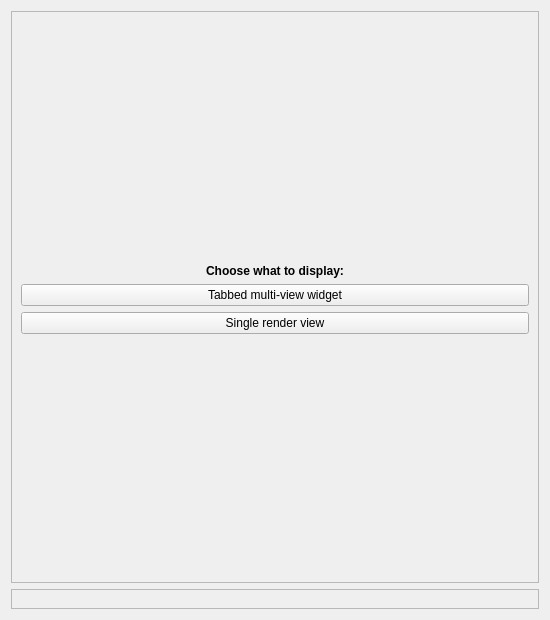
<?xml version="1.0" encoding="UTF-8"?>
<ui version="4.0">
 <class>ViewTab</class>
 <widget class="QWidget" name="ViewTab">
  <property name="geometry">
   <rect>
    <x>0</x>
    <y>0</y>
    <width>550</width>
    <height>620</height>
   </rect>
  </property>
  <property name="windowTitle">
   <string>Form</string>
  </property>
  <layout class="QVBoxLayout" name="verticalLayout_2">
   <item>
    <widget class="QFrame" name="frameButtons">
     <property name="frameShape">
      <enum>QFrame::StyledPanel</enum>
     </property>
     <property name="frameShadow">
      <enum>QFrame::Raised</enum>
     </property>
     <layout class="QVBoxLayout" name="verticalLayout">
      <item>
       <spacer name="verticalSpacer_2">
        <property name="orientation">
         <enum>Qt::Vertical</enum>
        </property>
        <property name="sizeHint" stdset="0">
         <size>
          <width>20</width>
          <height>243</height>
         </size>
        </property>
       </spacer>
      </item>
      <item>
       <widget class="QLabel" name="label">
        <property name="font">
         <font>
          <weight>75</weight>
          <bold>true</bold>
         </font>
        </property>
        <property name="layoutDirection">
         <enum>Qt::LeftToRight</enum>
        </property>
        <property name="text">
         <string>Choose what to display:</string>
        </property>
        <property name="alignment">
         <set>Qt::AlignCenter</set>
        </property>
       </widget>
      </item>
      <item>
       <widget class="QPushButton" name="showTabbedButton">
        <property name="text">
         <string>Tabbed multi-view widget</string>
        </property>
       </widget>
      </item>
      <item>
       <widget class="QPushButton" name="singleViewButton">
        <property name="text">
         <string>Single render view</string>
        </property>
       </widget>
      </item>
      <item>
       <spacer name="verticalSpacer">
        <property name="orientation">
         <enum>Qt::Vertical</enum>
        </property>
        <property name="sizeHint" stdset="0">
         <size>
          <width>20</width>
          <height>40</height>
         </size>
        </property>
       </spacer>
      </item>
     </layout>
    </widget>
   </item>
   <item>
    <widget class="QFrame" name="frameView">
     <property name="frameShape">
      <enum>QFrame::StyledPanel</enum>
     </property>
     <property name="frameShadow">
      <enum>QFrame::Raised</enum>
     </property>
     <layout class="QVBoxLayout" name="verticalLayoutView">
      <item>
       <widget class="QWidget" name="widget" native="true"/>
      </item>
     </layout>
    </widget>
   </item>
  </layout>
 </widget>
 <resources/>
 <connections>
  <connection>
   <sender>singleViewButton</sender>
   <signal>clicked()</signal>
   <receiver>ViewTab</receiver>
   <slot>insertSingleView()</slot>
   <hints>
    <hint type="sourcelabel">
     <x>170</x>
     <y>262</y>
    </hint>
    <hint type="destinationlabel">
     <x>170</x>
     <y>239</y>
    </hint>
   </hints>
  </connection>
  <connection>
   <sender>showTabbedButton</sender>
   <signal>clicked()</signal>
   <receiver>ViewTab</receiver>
   <slot>insertMultiView()</slot>
   <hints>
    <hint type="sourcelabel">
     <x>170</x>
     <y>234</y>
    </hint>
    <hint type="destinationlabel">
     <x>170</x>
     <y>239</y>
    </hint>
   </hints>
  </connection>
 </connections>
 <slots>
  <slot>insertMultiView()</slot>
  <slot>insertSingleView()</slot>
 </slots>
</ui>
